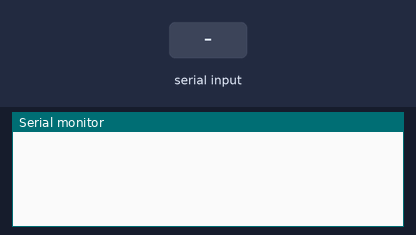
The sketch below on a simulated Arduino Uno, built with avr-gcc and run on an emulated ATmega328P. Parts: the last lines printed to the serial monitor. The test bench sets the inputs (shaded band).

Above: at 1.2 s.
1.3 s: "START\n" received over Serial
At 2.5 s:
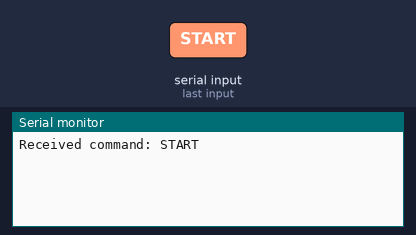
2.8 s: "STOP\n" received over Serial
At 3.6 s:
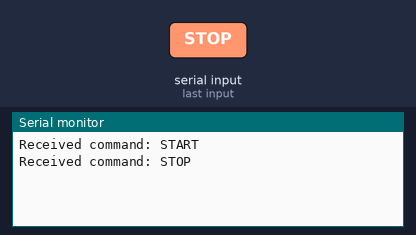
4.3 s: "TEST\n" received over Serial
At 5.5 s:
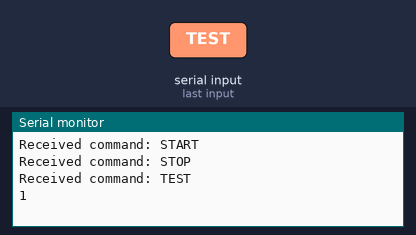
5.8 s: "1\n" received over Serial
At 7.0 s:
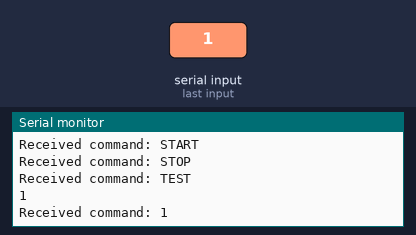

The sketch:

arduinoIDEcolour.ino
```cpp
// Arduino Code

#include <Wire.h>
#include <Adafruit_TCS34725.h>


const int DMD_OUT = 3;
String x;
Adafruit_TCS34725 tcs = Adafruit_TCS34725(TCS34725_INTEGRATIONTIME_2_4MS, TCS34725_GAIN_16X);


void setup() {
  Serial.begin(9600);
  if (!tcs.begin()) {
    Serial.println("Error initializing TCS34725 sensor!");
    while (1);
  }
  //pinMode(DMD_OUT, INPUT);
  //attachInterrupt(digitalPinToInterrupt(DMD_OUT), handleInterrupt, FALLING);
}

void loop() {
  while (!Serial.available());
  x = Serial.readStringUntil('\n');
  x.trim(); // Remove any whitespace
  Serial.print("Received command: ");
  Serial.println(x);
  if (x=="START"){
    attachInterrupt(digitalPinToInterrupt(DMD_OUT), handleInterrupt, FALLING);
  }
  else if (x == "STOP") {
    detachInterrupt(digitalPinToInterrupt(DMD_OUT));
  }
  else if (x == "TEST") {
    Serial.println("1");
  }
}


void handleInterrupt() {
  // Trigger sensor reading
  uint16_t red, green, blue, clear;
  tcs.getRawData(&red, &green, &blue, &clear);
  // Send sensor data over serial
  Serial.print(red);

}
```

Measured:
- after the input at 1.3 s, the serial monitor: prints a new line at once (image 1)
- after the input at 2.8 s, the serial monitor: prints a new line at once (image 2)
- after the input at 4.3 s, the serial monitor: prints a new line at once (image 3)
- after the input at 5.8 s, the serial monitor: prints a new line at once (image 4)
